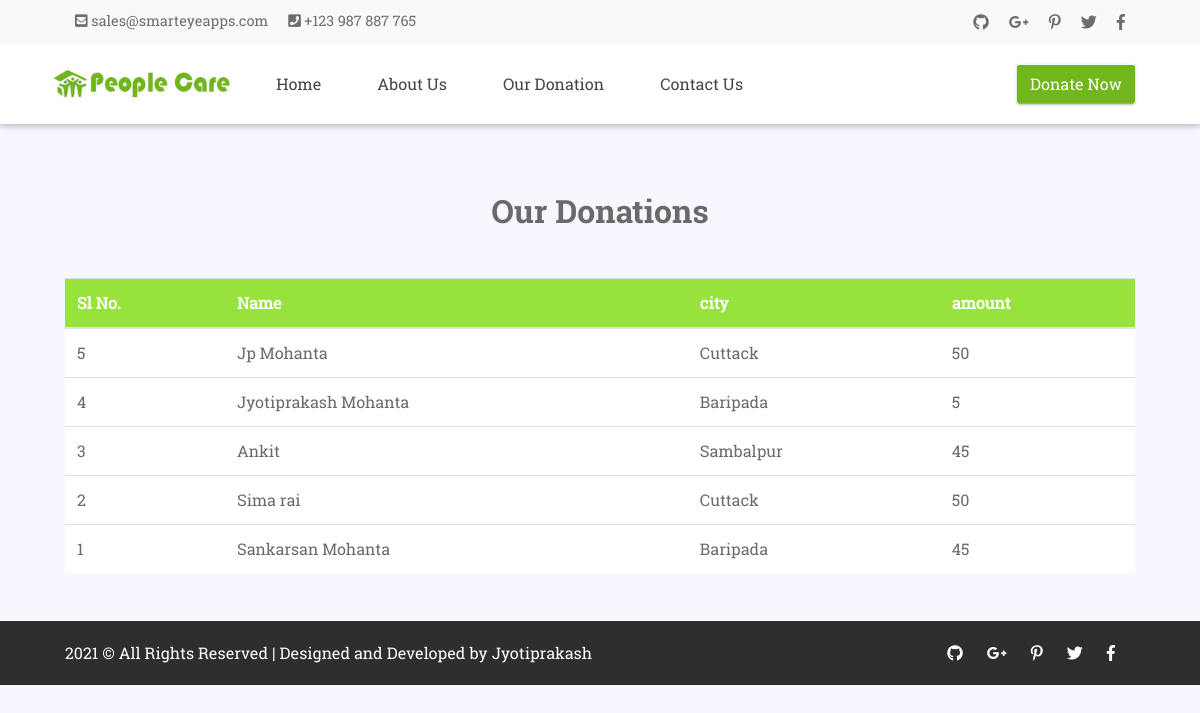
The page /donationList.php on the database its author committed.
### tables this page shows
CREATE TABLE `donations` (
  `id` int(11) NOT NULL,
  `order_id` varchar(255) NOT NULL,
  `payment_id` varchar(255) NOT NULL,
  `name` varchar(255) NOT NULL,
  `email` varchar(255) NOT NULL,
  `contactno` varchar(255) NOT NULL,
  `city` varchar(255) NOT NULL,
  `pin` varchar(255) NOT NULL,
  `status` varchar(255) NOT NULL,
  `amount` int(11) NOT NULL
);

### donationList.php (the view, shortened to what this page needs)
<!DOCTYPE html>
<html lang="en">
<head>
    <link rel="stylesheet" href="assets/css/bootstrap.min.css">
    <link rel="stylesheet" href="assets/css/fontawsom-all.min.css">
    <link rel="stylesheet" type="text/css" href="assets/css/style.css" />
</head>
<body>
    <header>
        <div class="header-top">
            <div class="container">
                <div class="row">
                    <div class="col-lg-7 col-md-12 left-item">
                        <ul>
                            <li><i class="fas fa-envelope-square"></i> sales@smarteyeapps.com</li>
                            <li><i class="fas fa-phone-square"></i> +123 987 887 765</li>
                        </ul>
                    </div>
                    <div class="col-lg-5 d-none d-lg-block right-item">
                        <ul>
                            <li><a><i class="fab fa-github"></i></a></li>
                            <li><a><i class="fab fa-google-plus-g"></i></a></li>
                            <li> <a><i class="fab fa-pinterest-p"></i></a></li>
                            <li><a><i class="fab fa-twitter"></i></a></li>
                            <li> <a><i class="fab fa-facebook-f"></i></a></li>
                        </ul>
                    </div>
                </div>
            </div>
        </div>
        <div id="nav-head" class="header-nav">
            <div class="container">
                <div class="row">
                    <div class="col-lg-2 col-md-3 no-padding col-sm-12 nav-img">
                        <img src="assets/images/logo.jpg" alt="">
                    </div>
                    <div id="menu" class="col-lg-8 col-md-9 d-none d-md-block nav-item">
                        <ul>
                            <li><a href="index.php">Home</a></li>
                            <li><a href="about_us.php">About Us</a></li>
                            <li><a href="donationList.php">Our Donation</a></li>
                            <li><a href="contact_us.php">Contact Us</a></li>
                        </ul>
                    </div>
                    <div class="col-sm-2 d-none d-lg-block appoint">
                        <a href="donation.php"><button class="btn btn-success">Donate Now</button></a>
                    </div>
                </div>
            </div>
        </div>
    </header>
    <br><br><br><br><br><br>
    <div class="table ">
        <h2 class="text-center my-5">Our Donations</h2>
        <div class="container">
            <?php
            include("connection.php");
            $selectQuery = "SELECT * FROM `donations` ORDER BY id DESC";
            $result = mysqli_query($conn, $selectQuery);
            ?>
            <table class="table table-hover my-5">
                <thead>
                    <tr style="background-color: #98e23e; color: white;">
                        <th>Sl No.</th>
                        <th>Name</th>
                        <th>city</th>
                        <th>amount</th>
                    </tr>
                </thead>
                <tbody>
                    <?php while ($rows = mysqli_fetch_array($result)) {
                    ?>
                        <tr>
                            <td><?php echo $rows['id'] ?></td>
                            <td><?php echo $rows['name'] ?></td>
                            <td><?php echo $rows['city'] ?></td>
                            <td><?php echo $rows['amount'] ?></td>
                        </tr>
                    <?php
                    } ?>
                </tbody>
            </table>
        </div>
    </div>
    <div class="copy">
        <div class="container">
            <a href="https://www.smarteyeapps.com/">2021 &copy; All Rights Reserved | Designed and Developed by
                Jyotiprakash</a>
            <span>
                <a><i class="fab fa-github"></i></a>
                <a><i class="fab fa-google-plus-g"></i></a>
                <a><i class="fab fa-pinterest-p"></i></a>
                <a><i class="fab fa-twitter"></i></a>
                <a><i class="fab fa-facebook-f"></i></a>
            </span>
        </div>
    </div>
</body>
</html>

### assets/css/style.css (style rules this page uses)
* { margin: 0px; padding: 0px; list-style: none; }
img { max-width: 100%; }
a { text-decoration: none; outline: none; color: #444; }
ul { margin-bottom: 0; padding-left: 0; }
html, body { height: 100%; }
.no-padding { padding: 0px; }
::placeholder { color: #747f8a !important; font-size: 13px; opacity: .5 !important; }
h1, h2, h3, h4, h5, h6 { font-family: "mouse-500", Arial, Helvetica, sans-serif; }
body { background-color: #f7f7ff !important; font-family: "mouse-300", Arial, Helvetica, sans-serif; color: #6A6A6A; }
.btn-success { background-color: #71b61b; border-color: #71b61b; }
.btn { box-shadow: 0 3px 1px -2px rgba(0, 0, 0, 0.2), 0 2px 2px 0 rgba(0, 0, 0, 0.14), 0 1px 5px 0 rgba(0, 0, 0, 0.12); border-radius: 2px; }
.container { max-width: 1100px; }
header { box-shadow: 0 2px 5px 0 rgba(0, 0, 0, 0.16), 0 2px 10px 0 rgba(0, 0, 0, 0.12); position: absolute; width: 100%; z-index: 999; background-color: #FFF; }
header .header-top { background-color: #f9f9f9; }
header .header-top .left-item ul li { float: left; color: #6D6D6D; padding: 10px; font-size: 0.9rem; }
header .header-top .left-item ul li i { color: #6D6D6D; }
header .header-top .right-item ul { float: right; }
header .header-top .right-item ul li { float: left; color: #6D6D6D; padding: 10px; }
header .header-nav .nav-item ul { float: right; width: 100%; }
header .header-nav .nav-item ul li { float: left; font-family: "mouse-300", Arial, Helvetica, sans-serif; font-size: 16px; padding: 28px; }
header .header-nav .nav-img img { width: 200px; padding: 0px; margin-top: 21px; }
header .header-nav .appoint { padding-top: 21px; text-align: right; }
.copy { padding: 20px; background-color: #2E2E2E; color: #FFF; }
.copy a { color: #FFF; }
.copy span { float: right; }
.copy span i { margin-right: 20px; }

### rows shown on the page
donations: id "5", name "Jp Mohanta", city "Cuttack", amount "50"
donations: id "4", name "Jyotiprakash Mohanta", city "Baripada", amount "5"
donations: id "3", name "Ankit", city "Sambalpur", amount "45"
donations: id "2", name "Sima rai", city "Cuttack", amount "50"
donations: id "1", name "Sankarsan Mohanta", city "Baripada", amount "45"
